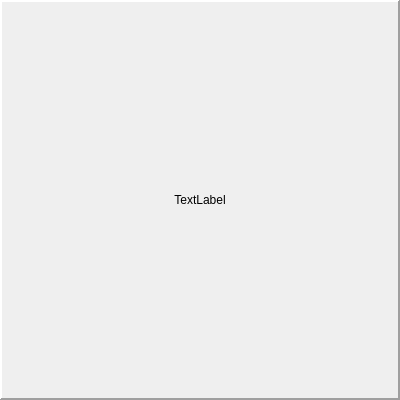
<?xml version="1.0" encoding="UTF-8"?>
<ui version="4.0">
 <class>QcmEntryGuess</class>
 <widget class="QWidget" name="QcmEntryGuess">
  <property name="geometry">
   <rect>
    <x>0</x>
    <y>0</y>
    <width>400</width>
    <height>400</height>
   </rect>
  </property>
  <property name="windowTitle">
   <string>Form</string>
  </property>
  <layout class="QHBoxLayout" name="horizontalLayout_2" stretch="0">
   <property name="spacing">
    <number>6</number>
   </property>
   <property name="leftMargin">
    <number>0</number>
   </property>
   <property name="topMargin">
    <number>0</number>
   </property>
   <property name="rightMargin">
    <number>0</number>
   </property>
   <property name="bottomMargin">
    <number>0</number>
   </property>
   <item>
    <layout class="QVBoxLayout" name="verticalLayout">
     <item>
      <widget class="QLabel" name="EntryGuess">
       <property name="frameShape">
        <enum>QFrame::Panel</enum>
       </property>
       <property name="frameShadow">
        <enum>QFrame::Raised</enum>
       </property>
       <property name="lineWidth">
        <number>2</number>
       </property>
       <property name="text">
        <string>TextLabel</string>
       </property>
       <property name="alignment">
        <set>Qt::AlignCenter</set>
       </property>
       <property name="wordWrap">
        <bool>false</bool>
       </property>
       <property name="textInteractionFlags">
        <set>Qt::NoTextInteraction</set>
       </property>
      </widget>
     </item>
    </layout>
   </item>
  </layout>
 </widget>
 <resources/>
 <connections/>
</ui>
